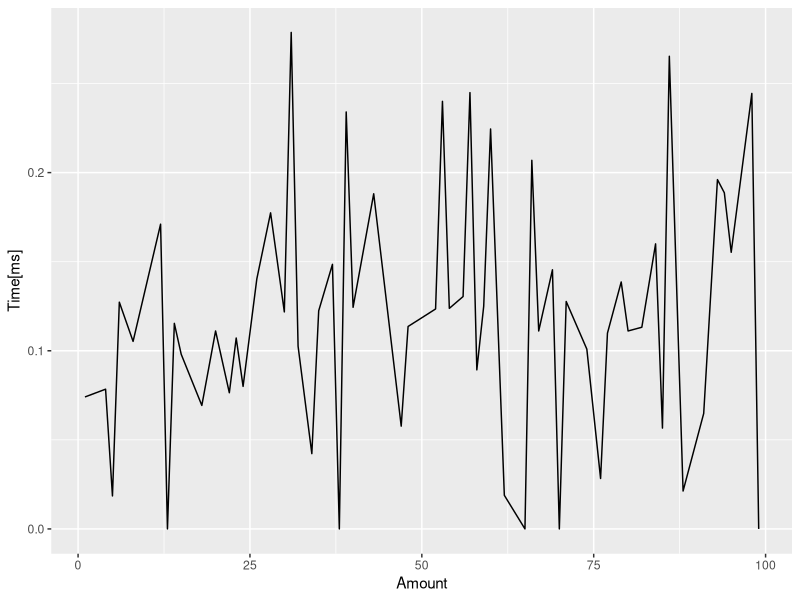
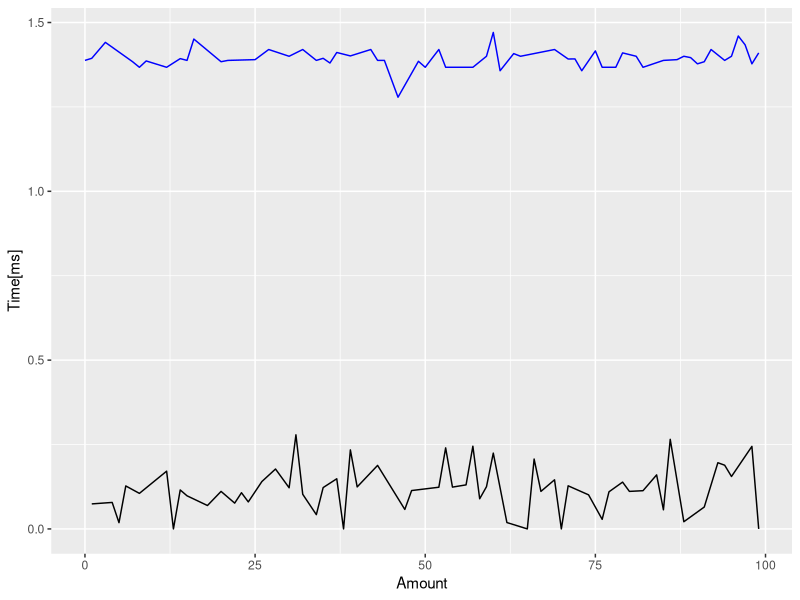
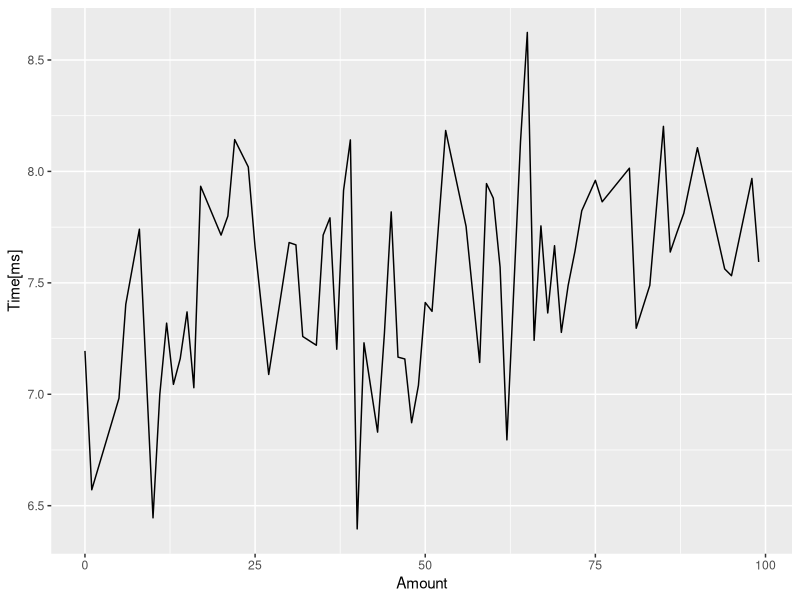
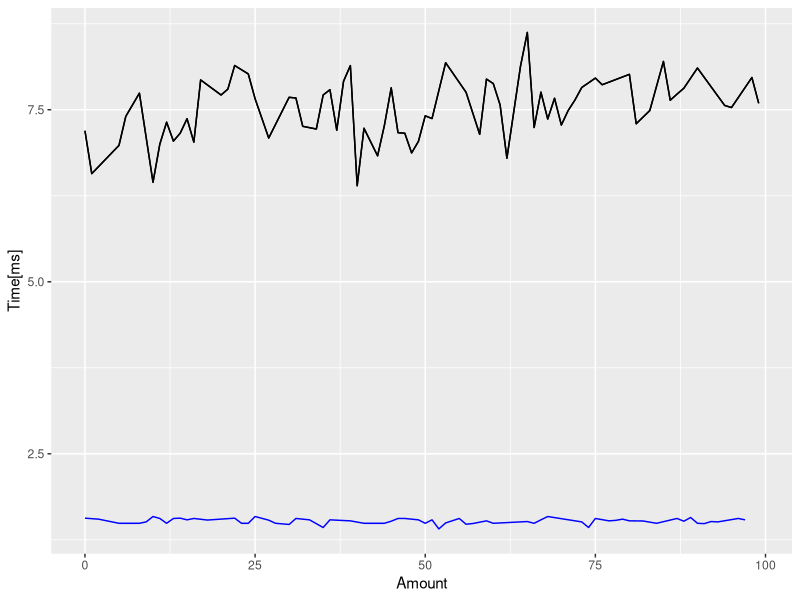
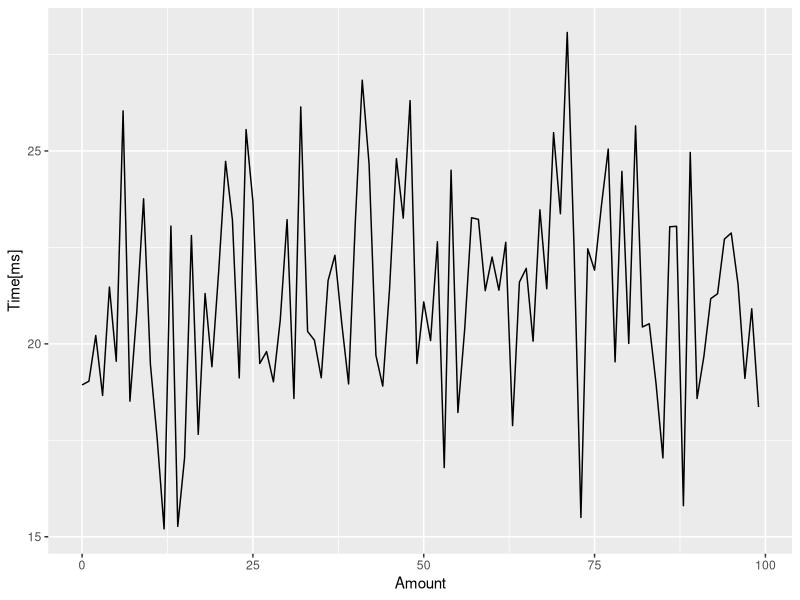
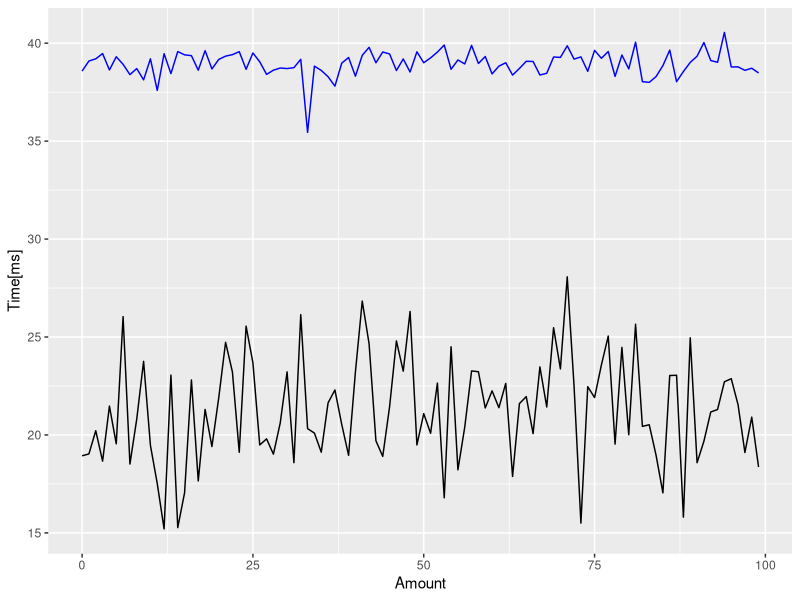
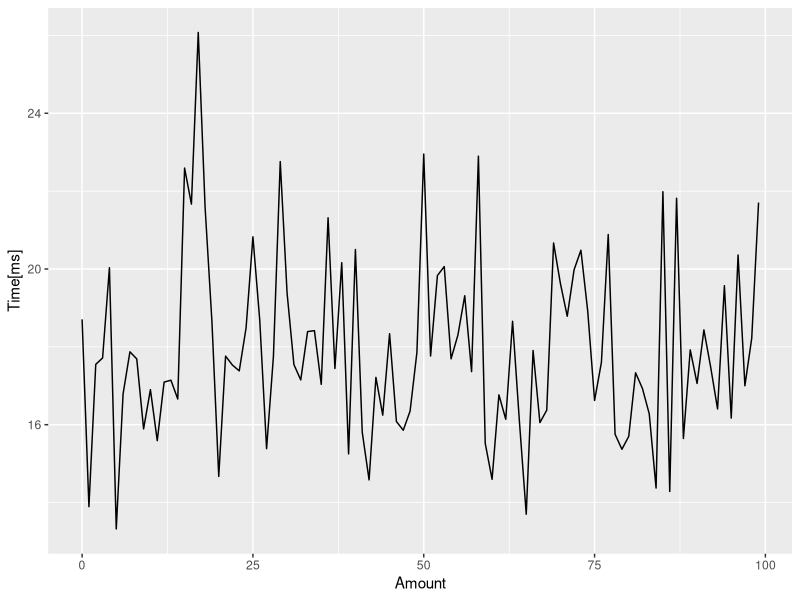
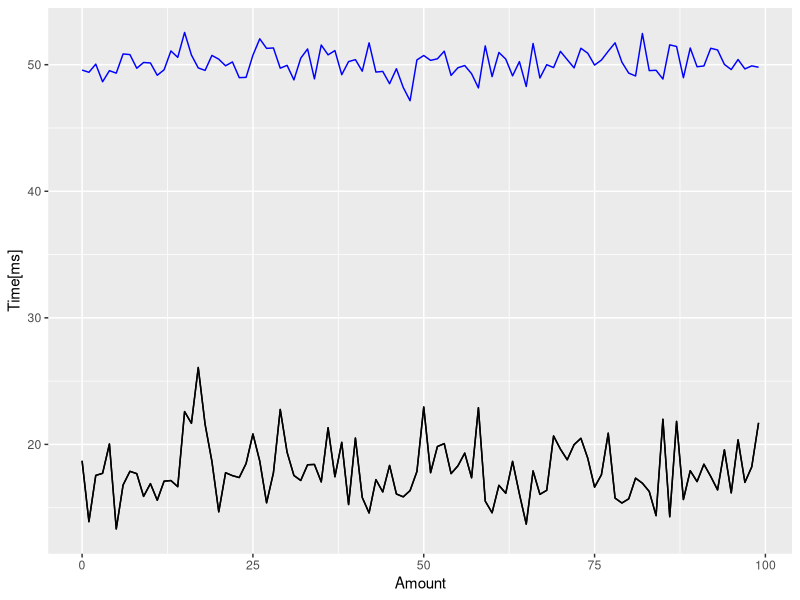

These figures' R source, in order:
library(ggplot2)

producerActiveObject = read.csv("acProd100.csv")
consumerActiveObject = read.csv("acCons100.csv")

producerN = read.csv("NProd100.csv")
consumerN = read.csv("NCons100.csv")

avg_producerActiveObject= aggregate( Time ~Amount, data=producerActiveObject, FUN=mean)
avg_consumerActiveObject= aggregate( Time ~Amount, data=consumerActiveObject, FUN=mean)
avg_producerN= aggregate( Time ~Amount, data=producerN, FUN=mean)
avg_consumerN= aggregate( Time ~Amount, data=consumerN, FUN=mean)

plotProds = ggplot(avg_producerActiveObject, aes(x=Amount, y=Time),  colour="black") + geom_line() +  xlab("Amount")+ ylab("Time[ms]")
plotProds
plotProds2 = plotProds +  geom_line(data=avg_producerN, aes(x=Amount, y=Time), colour="blue")
plotProds2

plotCons = ggplot(avg_consumerActiveObject, aes(x=Amount, y=Time),  colour="black") + geom_line() +  xlab("Amount")+ ylab("Time[ms]")
plotCons
plotCons2 = plotCons + geom_line(data=avg_consumerN, colour="blue") + geom_line()
plotCons2

producerActiveObject = read.csv("acProd1000.csv")
consumerActiveObject = read.csv("acCons1000.csv")

producerN = read.csv("NProd1000.csv")
consumerN = read.csv("NCons1000.csv")

avg_producerActiveObject= aggregate( Time ~Amount, data=producerActiveObject, FUN=mean)
avg_consumerActiveObject= aggregate( Time ~Amount, data=consumerActiveObject, FUN=mean)
avg_producerN= aggregate( Time ~Amount, data=producerN, FUN=mean)
avg_consumerN= aggregate( Time ~Amount, data=consumerN, FUN=mean)

plotProds = ggplot(avg_producerActiveObject, aes(x=Amount, y=Time),  colour="black") + geom_line() +  xlab("Amount")+ ylab("Time[ms]")
plotProds
plotProds2 = plotProds +  geom_line(data=avg_producerN, aes(x=Amount, y=Time), colour="blue")
plotProds2

plotCons = ggplot(avg_consumerActiveObject, aes(x=Amount, y=Time),  colour="black") + geom_line() +  xlab("Amount")+ ylab("Time[ms]")
plotCons
plotCons2 = plotCons + geom_line(data=avg_consumerN, colour="blue") + geom_line()
plotCons2


